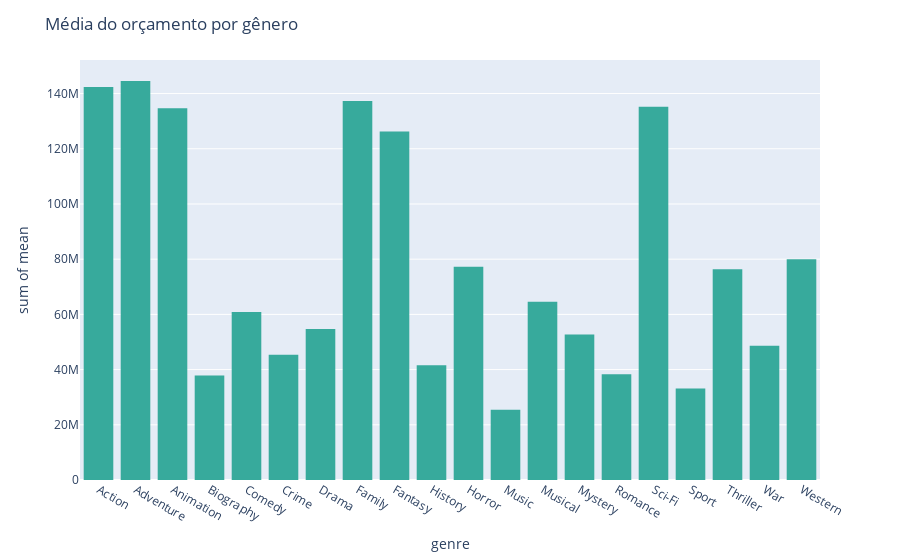

The code cell stored with this chart in its notebook:
### Code cell
# Genero por orçamento

genre_for_budget = analise_2colunas(df['genre'], df['budget'], ['genre', 'budget'])
genre_for_budget = genre_for_budget.groupby('genre', as_index = False).agg(mean = ('budget', 'mean'))

# Plotando gráfico

fig = px.histogram(genre_for_budget, x = 'genre', y ='mean', 
                   color_discrete_sequence= ['#37AA9C'])
fig.update(layout_title_text='Média do orçamento por gênero')
fig.show()

### Figure 1 — Plotly figure (JSON) as saved in the notebook; plotly's stock layout.template omitted (floating-point values rounded to 4 significant figures)
{"data": [{"alignmentgroup": "True", "bingroup": "x", "histfunc": "sum", "hovertemplate": "genre=%{x}<br>sum of mean=%{y}<extra></extra>", "legendgroup": "", "marker": {"color": "#37AA9C", "pattern": {"shape": ""}}, "name": "", "offsetgroup": "", "orientation": "v", "showlegend": false, "type": "histogram", "x": ["Action", "Adventure", "Animation", "Biography", "Comedy", "Crime", "Drama", "Family", "Fantasy", "History", "Horror", "Music", "Musical", "Mystery", "Romance", "Sci-Fi", "Sport", "Thriller", "War", "Western"], "xaxis": "x", "y": [142300000.0, 144600000.0, 134700000.0, 37900000.0, 60880000.0, 45380000.0, 54700000.0, 137300000.0, 126300000.0, 41560000.0, 77250000, 25480000.0, 64600000, 52710000.0, 38300000.0, 135200000.0, 33170000.0, 76390000, 48600000, 80000000], "yaxis": "y"}], "layout": {"barmode": "relative", "legend": {"tracegroupgap": 0}, "margin": {"t": 60}, "title": {"text": "Média do orçamento por gênero"}, "xaxis": {"anchor": "y", "domain": [0, 1], "title": {"text": "genre"}}, "yaxis": {"anchor": "x", "domain": [0, 1], "title": {"text": "sum of mean"}}}}
